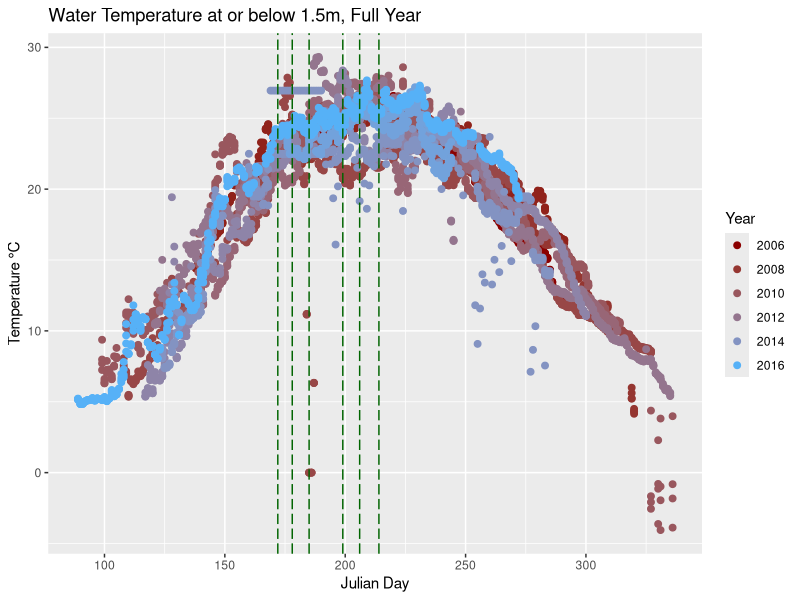
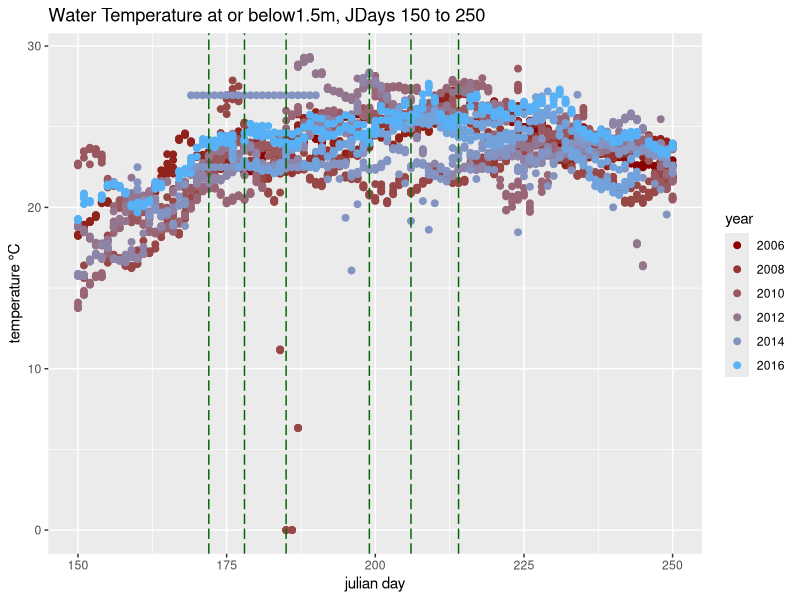
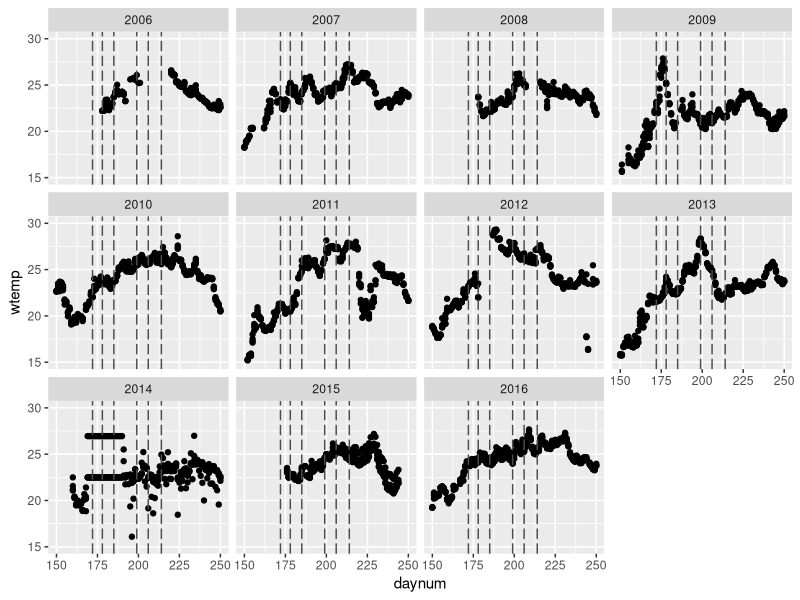

Write R code to recreate these figures, in order.
## ---- chunk 1
knitr::opts_chunk$set(fig.width=8, fig.height=6, fig.path='mendota-lter-figs/', warning=FALSE, message=FALSE)
## ---- chunk 2
library(ggplot2)
library(grid)
library(gridExtra)
setwd("~/Dropbox/clado-manuscript/Mikes_MS_Data/")
data <- read.csv("north_temperate_lakes_lter__daily_water_temperature_-_lake_mendota.csv", header=T)
head(data)
nolegend <- theme(legend.position="none")
Jdays <- c(172,178,185,199,206,214)
# Subset all wtemp at or below 1.5 meters (sample depth up to shore). 
clado.depth <- subset(data, depth<=1.5, select = year4:wtemp)
# All years (2006-2016), full year. 
wide1 <- qplot(clado.depth$daynum, y = clado.depth$wtemp) + 
  geom_point(aes(colour = clado.depth$year4), size=2) + 
  labs(title = "Water Temperature at or below 1.5m, Full Year", x="Julian Day", y="Temperature °C") + 
  geom_vline(xintercept=Jdays, colour="darkgreen", linetype = "longdash") + 
  guides(color=guide_legend(title="Year")) + 
  scale_colour_gradient(low = "darkred")
wide1
# All years (2006-2016), sample dates ± 25 days
clado.depth.zoom <- subset(clado.depth, daynum>=150 & daynum<=250, select = year4:wtemp)
zoom1 <- qplot(clado.depth.zoom$daynum, y = clado.depth.zoom$wtemp) + 
  geom_point(aes(colour = clado.depth.zoom$year4), size=2) + 
  labs(title = "Water Temperature at or below1.5m, JDays 150 to 250", x="julian day", y="temperature °C") + 
  geom_vline(xintercept=Jdays, colour="darkgreen", linetype = "longdash") + 
  guides(color=guide_legend(title="year")) + scale_colour_gradient(low = "darkred")
zoom1
# Smarter way to make grid of plots. 
p <- ggplot(clado.depth.zoom, aes(daynum, wtemp))
p <- p + geom_point() + ylim(15,30) + facet_wrap(~year4) + geom_vline(xintercept=Jdays, colour="grey30", linetype = "longdash") + guides(color=guide_legend(title="Year"))
p
